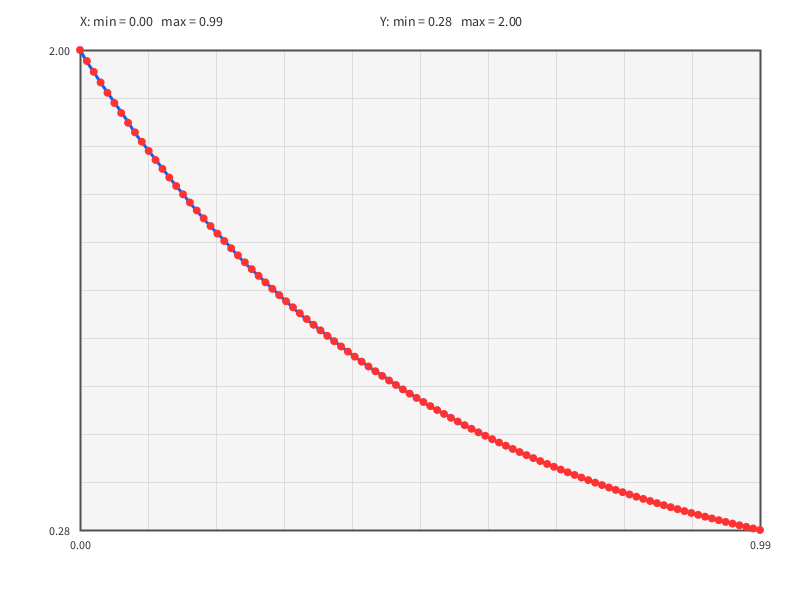
Frame 1 (no input)
Frame 60 (the mouse pressed at the canvas centre just before this capture): identical to frame 1, image omitted
Frame 120 (the mouse held since frame 60 and released just before this capture): identical to frame 1, image omitted

The Processing sketch that drew this single still picture (run headless with seeded random() and noise(); from frame 60 on, the mouse is pressed at the canvas centre):

// Processing sketch: drawEx
// ── drawEx.pde
// ============================================================
// Processing
// Draw a graph using x[] and y[] data
// ============================================================
float[] x;
float[] y;
int N = 100;
void setup() {
  size(800, 600);
  float dt = 0.01;
  x = new float [N];
  y = new float [N];
  for(int i=0;i<N;i++){
    x[i] = dt*i;
    y[i] = 2*exp(-2*x[i]);
  }
}
void draw() {
  background(255);

  // Draw the graph using x and y arrays
  drawGraph(x, y);
}

// ── graph.pde
// ============================================================
// Function to draw a graph from x[] and y[]
// ============================================================

void drawGraph(float[] x, float[] y) {

  // Check whether the data arrays are valid
  if (x == null || y == null) {
    return;
  }

  // x and y arrays must have the same length
  if (x.length != y.length) {
    println("Error: x and y arrays must have the same length.");
    return;
  }

  // Check for empty arrays
  if (x.length == 0) {
    return;
  }


  // ----------------------------------------------------------
  // Define the graph area
  // ----------------------------------------------------------

  float left   = 80;
  float right  = width - 40;
  float top    = 50;
  float bottom = height - 70;


  // ----------------------------------------------------------
  // Find the minimum and maximum values of x and y
  // ----------------------------------------------------------

  float xMin = x[0];
  float xMax = x[0];

  float yMin = y[0];
  float yMax = y[0];


  for (int i = 1; i < x.length; i++) {

    if (x[i] < xMin) {
      xMin = x[i];
    }

    if (x[i] > xMax) {
      xMax = x[i];
    }

    if (y[i] < yMin) {
      yMin = y[i];
    }

    if (y[i] > yMax) {
      yMax = y[i];
    }
  }


  // Prevent a zero range when all values are identical
  if (xMin == xMax) {
    xMin -= 1;
    xMax += 1;
  }

  if (yMin == yMax) {
    yMin -= 1;
    yMax += 1;
  }


  // ----------------------------------------------------------
  // Draw the graph background
  // ----------------------------------------------------------

  noStroke();
  fill(245);

  rect(
    left,
    top,
    right - left,
    bottom - top
  );


  // ----------------------------------------------------------
  // Draw the grid
  // ----------------------------------------------------------

  stroke(220);
  strokeWeight(1);

  int gridCount = 10;

  // Draw vertical grid lines
  for (int i = 0; i <= gridCount; i++) {

    float sx = map(
      i,
      0,
      gridCount,
      left,
      right
    );

    line(
      sx,
      top,
      sx,
      bottom
    );
  }


  // Draw horizontal grid lines
  for (int i = 0; i <= gridCount; i++) {

    float sy = map(
      i,
      0,
      gridCount,
      bottom,
      top
    );

    line(
      left,
      sy,
      right,
      sy
    );
  }


  // ----------------------------------------------------------
  // Draw the graph border
  // ----------------------------------------------------------

  stroke(80);
  strokeWeight(2);
  noFill();

  rect(
    left,
    top,
    right - left,
    bottom - top
  );


  // ----------------------------------------------------------
  // Connect the data points
  // ----------------------------------------------------------

  stroke(0, 100, 255);
  strokeWeight(3);
  noFill();

  beginShape();

  for (int i = 0; i < x.length; i++) {

    // Convert data coordinates to screen coordinates
    float sx = map(
      x[i],
      xMin,
      xMax,
      left,
      right
    );

    float sy = map(
      y[i],
      yMin,
      yMax,
      bottom,
      top
    );

    vertex(sx, sy);
  }

  endShape();


  // ----------------------------------------------------------
  // Draw the data points
  // ----------------------------------------------------------

  fill(255, 50, 50);
  noStroke();

  for (int i = 0; i < x.length; i++) {

    float sx = map(
      x[i],
      xMin,
      xMax,
      left,
      right
    );

    float sy = map(
      y[i],
      yMin,
      yMax,
      bottom,
      top
    );

    ellipse(sx, sy, 8, 8);
  }


  // ----------------------------------------------------------
  // Display minimum and maximum values
  // ----------------------------------------------------------

  fill(50);
  textSize(12);

  // Display X-axis minimum and maximum values
  textAlign(CENTER, TOP);

  text(
    nf(xMin, 0, 2),
    left,
    bottom + 10
  );

  text(
    nf(xMax, 0, 2),
    right,
    bottom + 10
  );


  // Display Y-axis minimum and maximum values
  textAlign(RIGHT, CENTER);

  text(
    nf(yMin, 0, 2),
    left - 10,
    bottom
  );

  text(
    nf(yMax, 0, 2),
    left - 10,
    top
  );


  // ----------------------------------------------------------
  // Display data information
  // ----------------------------------------------------------

  textAlign(LEFT, TOP);
  textSize(14);

  text(
    "X: min = " + nf(xMin, 0, 2)
    + "   max = " + nf(xMax, 0, 2),
    left,
    15
  );

  text(
    "Y: min = " + nf(yMin, 0, 2)
    + "   max = " + nf(yMax, 0, 2),
    left + 300,
    15
  );
}
